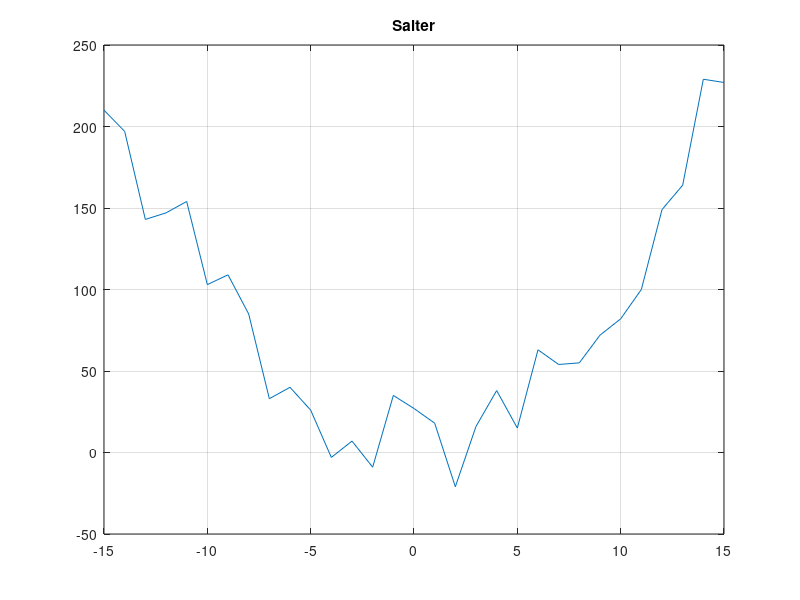

MATLAB code to generate this figure:
#used teh same way i did in the java csv
data = csvread('Plotter.csv')
x = data(:,1)
y = data(:,2)
for i=1:31
   y(i) = y(i) + randi([-30,30])
 end

 #plotting
 plot(x,y)
 grid on
 title('Salter')

 #reshape + writing to csv
r = reshape([x;y],31,2)
csvwrite('Salter.csv',r)
